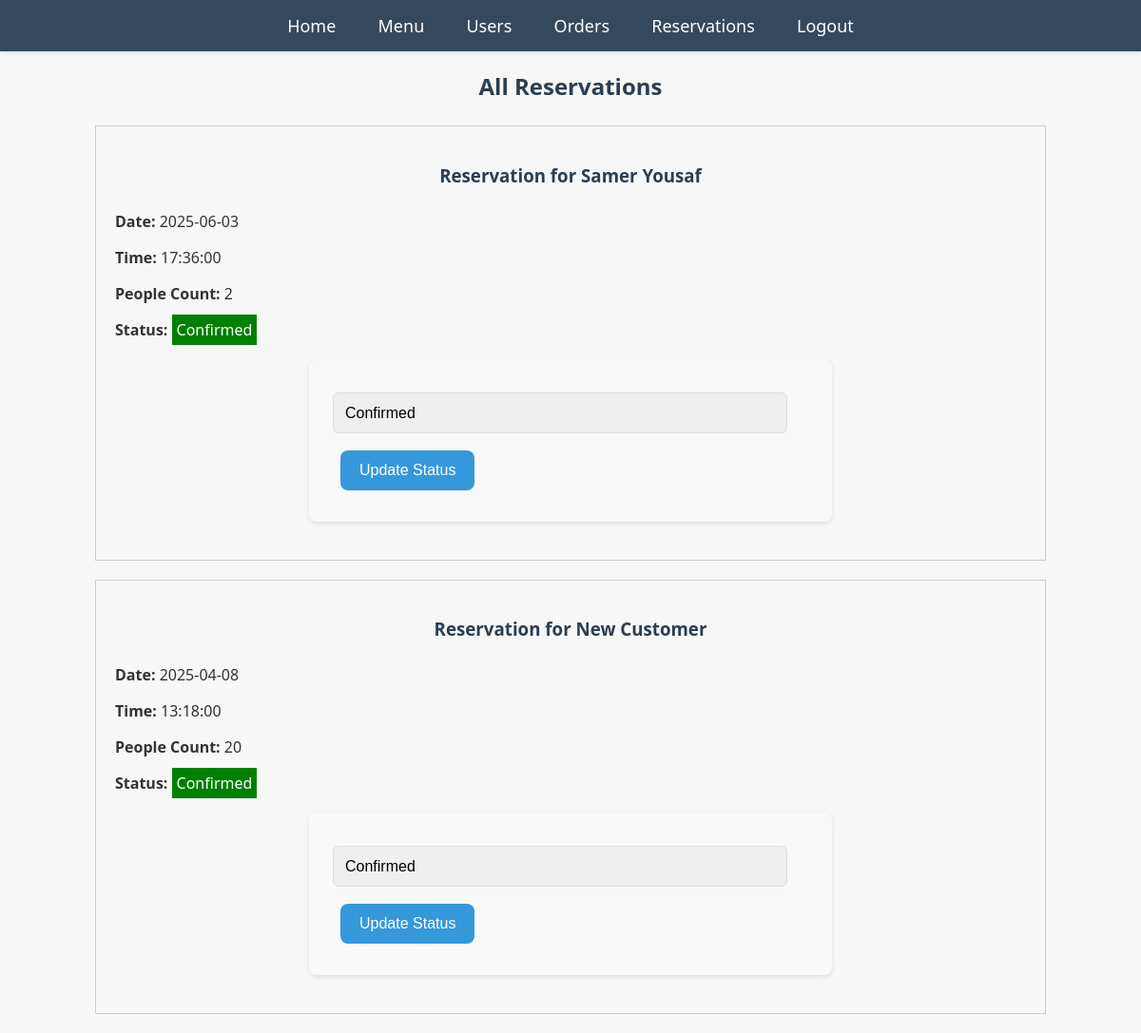
The page /admin/admin_reservations.php (signed in) on the database its author committed.
### tables this page shows
CREATE TABLE `reservations` (
  `id` int(11) NOT NULL,
  `user_id` int(11) NOT NULL,
  `reservation_date` date NOT NULL,
  `reservation_time` time NOT NULL,
  `people_count` int(11) NOT NULL,
  `status` enum('pending','confirmed','cancelled') DEFAULT 'pending',
  `created_at` timestamp NOT NULL DEFAULT current_timestamp()
);

CREATE TABLE `users` (
  `user_id` int(11) NOT NULL,
  `name` varchar(255) NOT NULL,
  `email` varchar(255) NOT NULL,
  `password` varchar(255) NOT NULL,
  `phone` varchar(15) NOT NULL,
  `address` text NOT NULL,
  `city` varchar(100) NOT NULL,
  `role` enum('customer','admin') NOT NULL DEFAULT 'customer',
  `created_at` timestamp NOT NULL DEFAULT current_timestamp()
);

### admin/admin_reservations.php (the view, shortened to what this page needs)
<?php
include('config.php');
$sql = "SELECT r.id, r.reservation_date, r.reservation_time, r.people_count, r.status, u.name AS customer_name
        FROM reservations r
        JOIN users u ON r.user_id = u.user_id
        ORDER BY r.reservation_date DESC";
$result = mysqli_query($conn, $sql);
?>
<!DOCTYPE html>
<html lang="en">
<head>
    <link rel="stylesheet" href="../CSS/style.css">
</head>
<body>
    <?php include('navbar.php'); ?>
    <div style="max-width: 1000px; margin: auto;">
        <h2>All Reservations</h2>
        <?php if (mysqli_num_rows($result) == 0) : ?>
            <p>No reservations made yet.</p>
        <?php else : ?>
            <?php while ($row = mysqli_fetch_assoc($result)) : ?>
                <div style="border: 1px solid #ccc; padding: 20px; margin-bottom: 20px;">
                    <h3>Reservation for <?php echo htmlspecialchars($row['customer_name']); ?></h3>
                    <p><strong>Date:</strong> <?php echo htmlspecialchars($row['reservation_date']); ?></p>
                    <p><strong>Time:</strong> <?php echo htmlspecialchars($row['reservation_time']); ?></p>
                    <p><strong>People Count:</strong> <?php echo htmlspecialchars($row['people_count']); ?></p>
                    <p><strong>Status:</strong>
                        <span style="padding: 5px; background-color: <?php echo $row['status'] == 'confirmed' ? 'green' : ($row['status'] == 'pending' ? 'orange' : 'red'); ?>; color: white;">
                            <?php echo ucfirst($row['status']); ?>
                        </span>
                    </p>
                    <form method="POST" action="admin_reservations.php">
                        <select name="status" required>
                            <option value="confirmed" <?php echo $row['status'] == 'confirmed' ? 'selected' : ''; ?>>Confirmed</option>
                        </select>
                        <button type="submit">Update Status</button>
                    </form>
                </div>
            <?php endwhile; ?>
        <?php endif; ?>
    </div>
</body>
</html>

### CSS/style.css (style rules this page uses)
body { font-family: 'Segoe UI', Tahoma, Geneva, Verdana, sans-serif; margin: 0; padding: 0; background-color: #f7f7f7; color: #333; }
h1,h2,h3,h4 { text-align: center; color: #2c3e50; margin-bottom: 25px; }
button { background-color: #3498db; color: white; border: none; padding: 12px 20px; margin: 8px; cursor: pointer; border-radius: 8px; font-size: 16px; transition: background-color 0.3s ease; }
form { width: 90%; max-width: 500px; margin: 20px auto; padding: 25px; background-color: #f9f9f9; border-radius: 8px; box-shadow: 0 2px 5px rgba(0, 0, 0, 0.1); }
input, textarea, select { width: calc(100% - 22px); padding: 12px; margin: 10px 0; border: 1px solid #ddd; border-radius: 6px; box-sizing: border-box; font-size: 16px; }
select { appearance: none; -webkit-appearance: none; -moz-appearance: none; background-repeat: no-repeat; background-position: right 10px center; background-size: 20px; }

### rows shown on the page
reservations: user.name "Samer Yousaf", reservation_date "2025-06-03", reservation_time "17:36:00", people_count "2", status "Confirmed"
reservations: user.name "New Customer", reservation_date "2025-04-08", reservation_time "13:18:00", people_count "20", status "Confirmed"
